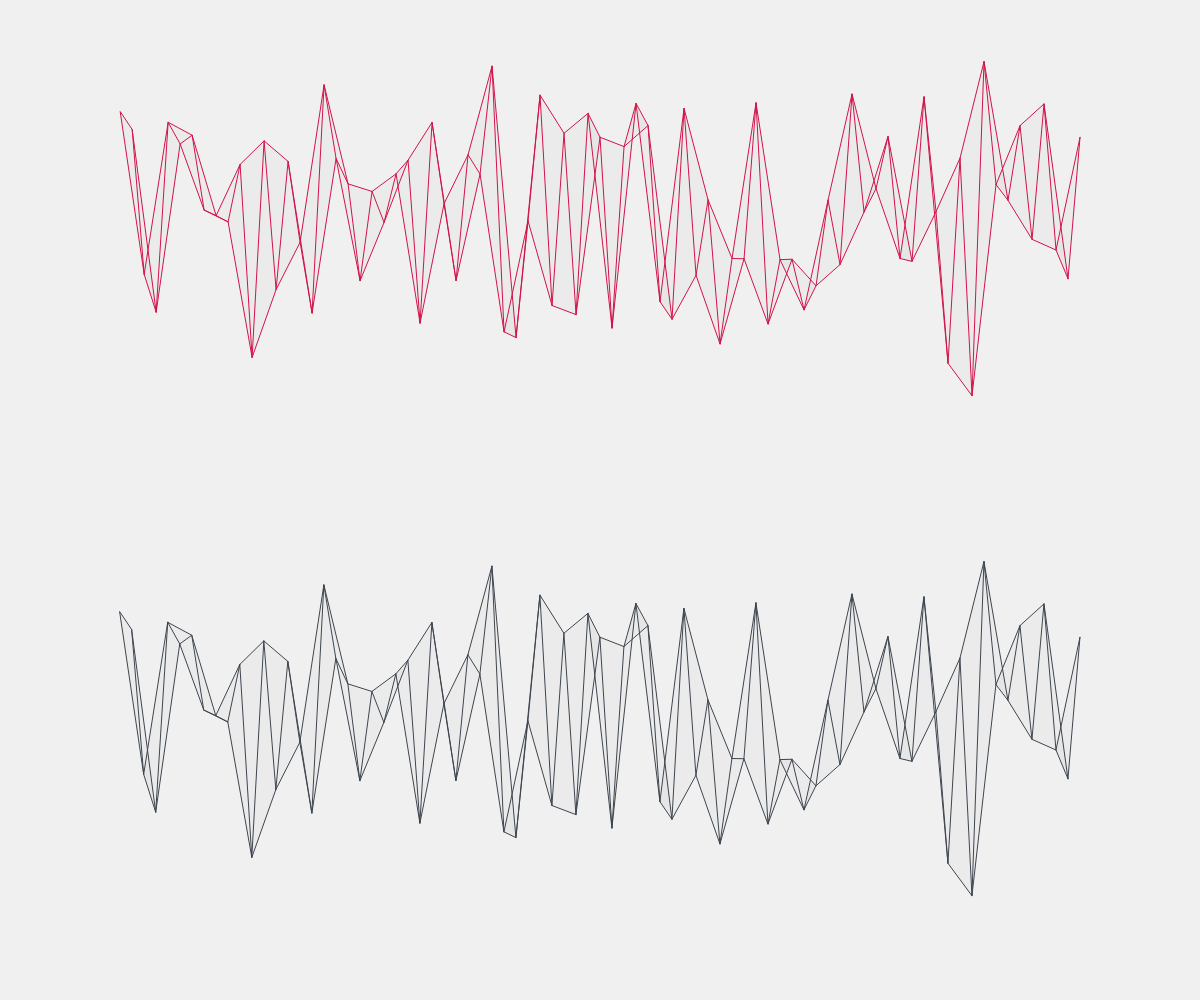
Frame 1 (no input)
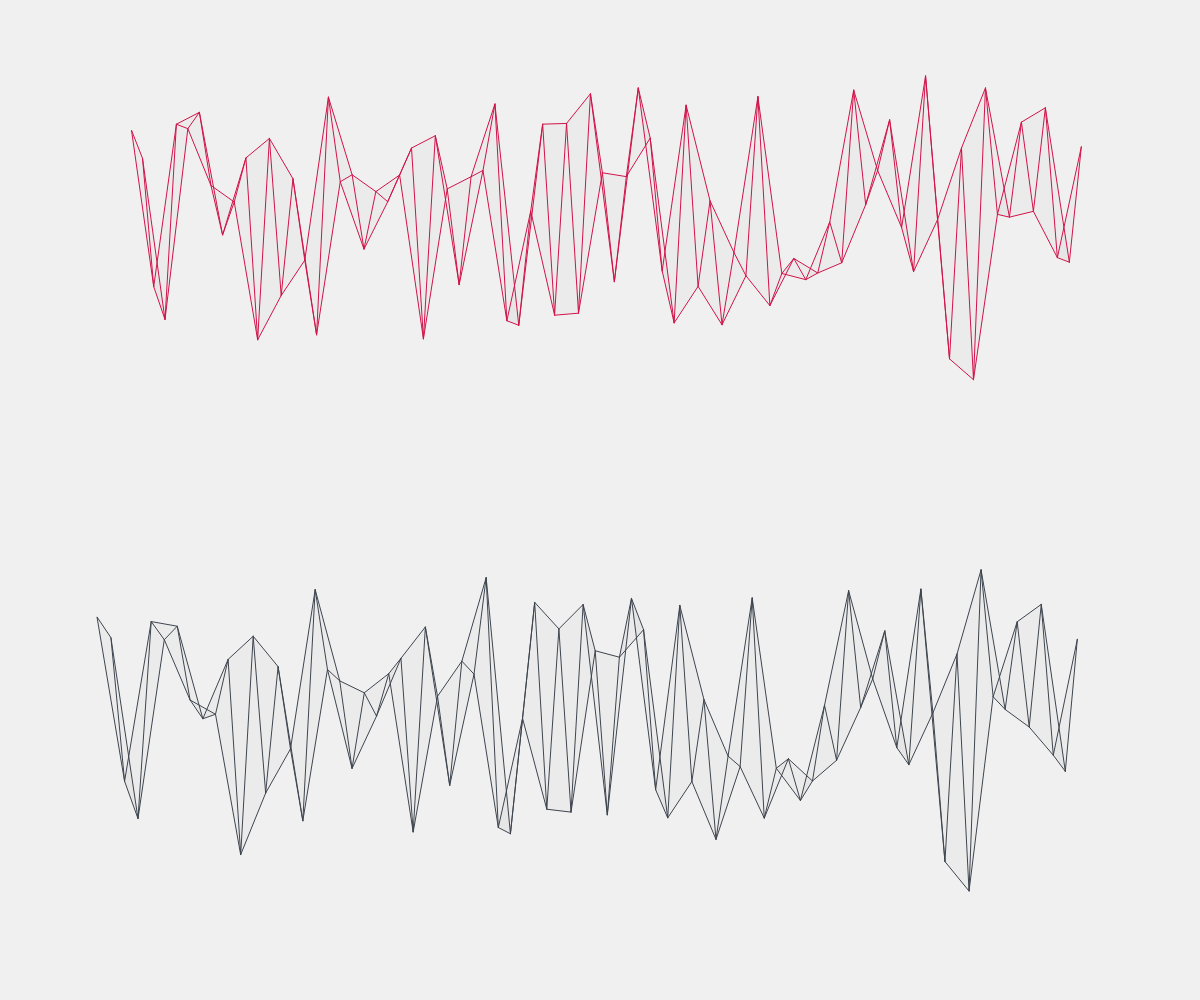
Frame 60 (no input)
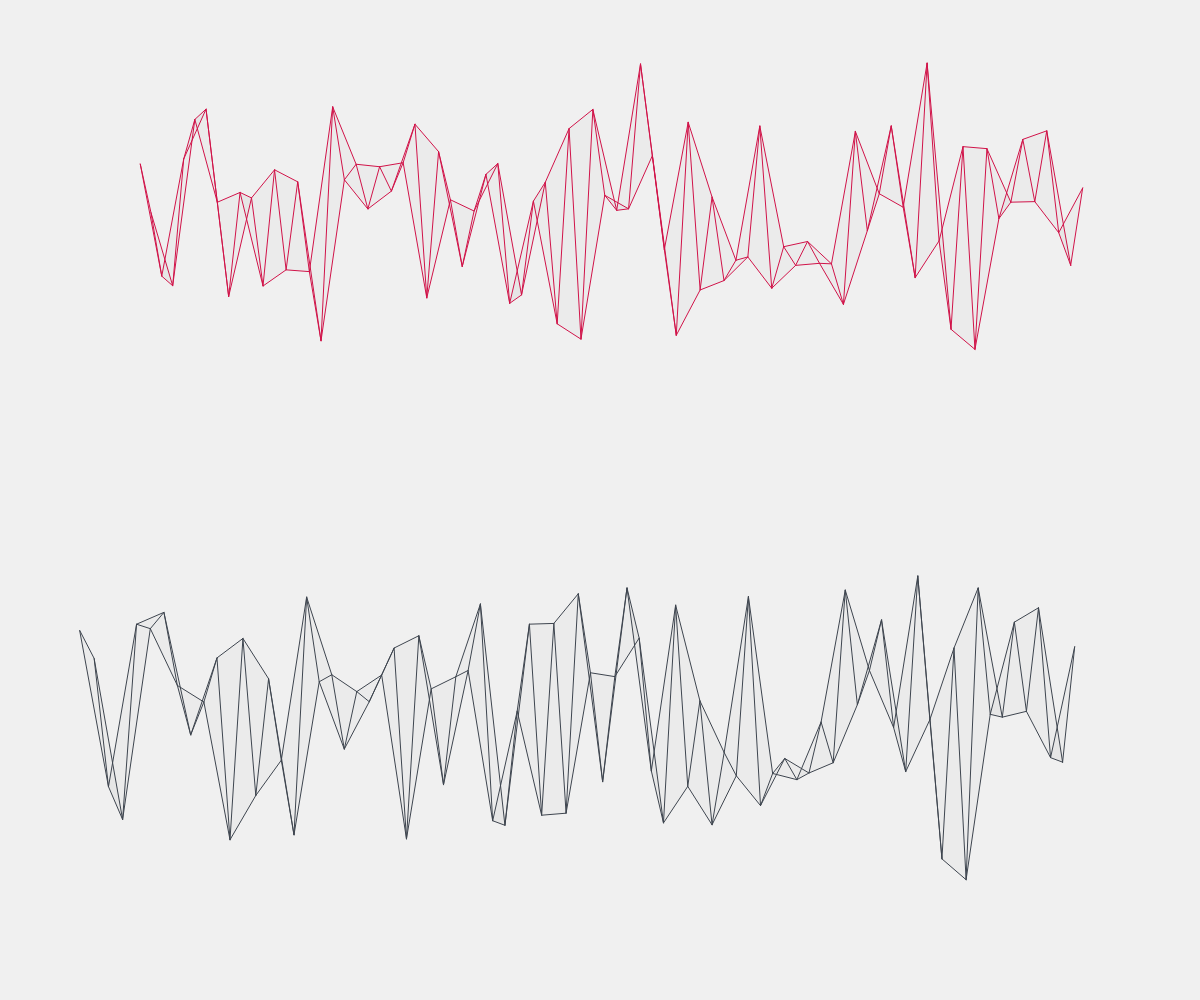
Frame 120 (the mouse pressed at the canvas centre since frame 60)

The p5.js sketch that drew these frames (run headless with seeded random() and noise() and a simulated clock; from frame 60 on, the mouse is pressed at the canvas centre):

// p5.js sketch
// ── sketch.js
function setup() {
  createCanvas(windowWidth, windowHeight);
  //noLoop();
}

function draw() {
  background("#f0f0f0");
  fill("#00000005");
  //noFill();
  let margin = width / 10;

  translate(0, height / 2);
  stroke("#D11349");
  beginShape(TRIANGLE_STRIP);

  for (let i = margin; i <= width - margin; i += width / 100) {
    vertex(
      i + sin(frameCount / i) * width/50,
      (noise(i, frameCount / 500 - i) * height) / 2 - height / 2
    );
  }

  endShape();

  translate(0, height / 2);
  stroke("#3E454F");
  beginShape(TRIANGLE_STRIP);

  for (let i = margin; i <= width - margin; i += width / 100) {
    vertex(
      i + sin(frameCount / -i) * width/25,
      (noise(i, frameCount / 1000 - i) * height) / 2 - height / 2
    );
  }

  endShape();
}
